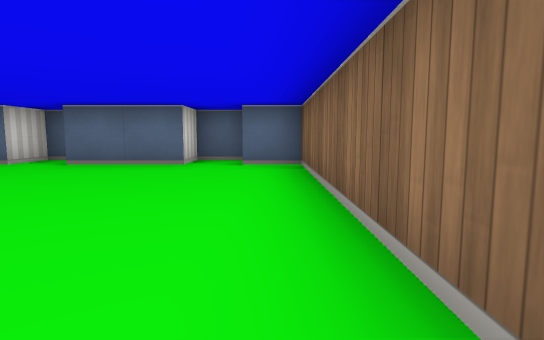
view 1 (above)

12 first-person views from a walk through a cub3D level. The camera is about half as high as the walls, tilts 6° down and sees 80° across. The floor is counted in squares. Each view is taken from the middle of a square. On the plan, view 1 faces up. The plan holds only what a view shows up to about 9 squares ahead; the rest is blank.

view 2
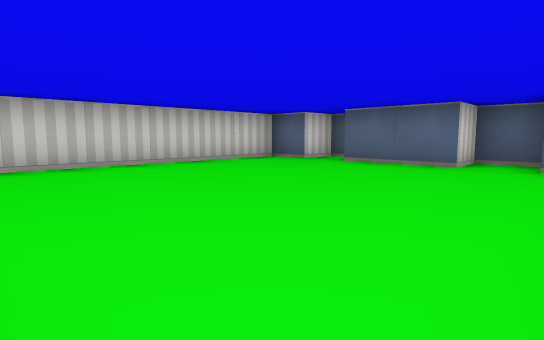

view 3
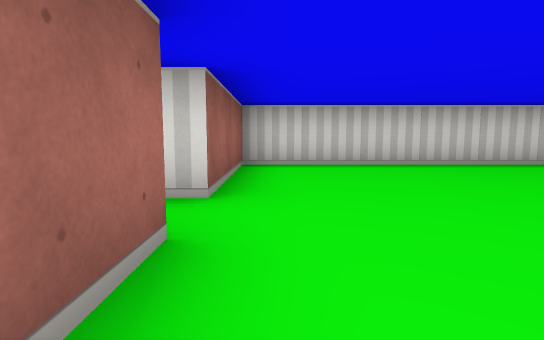

view 4
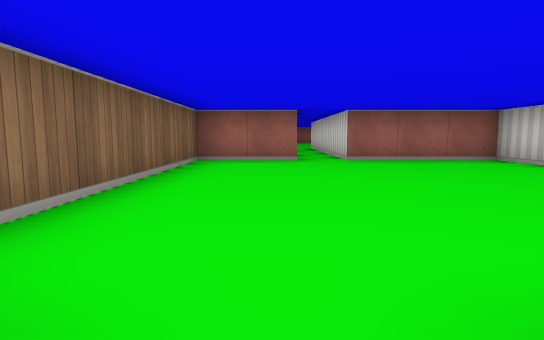

view 5
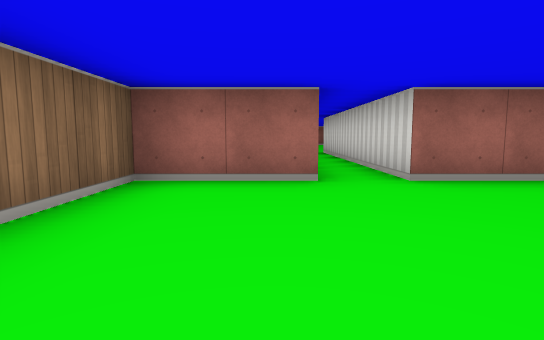

view 6
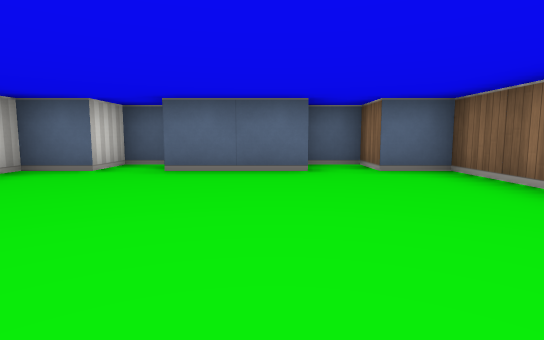

view 7
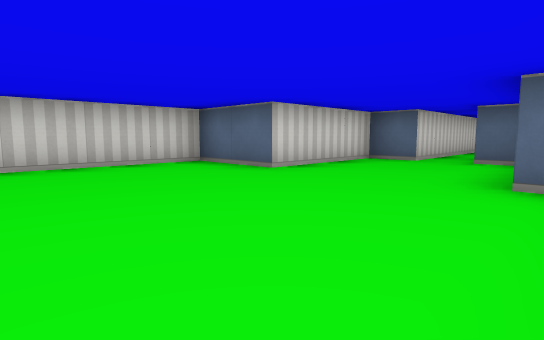

view 8
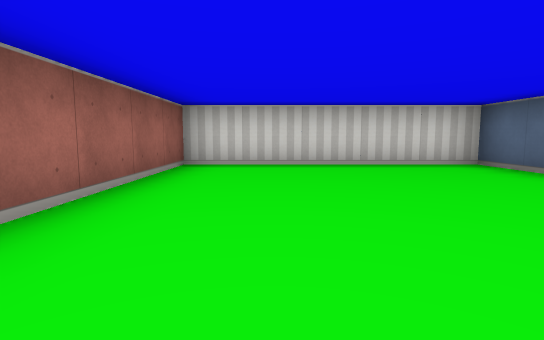

view 9
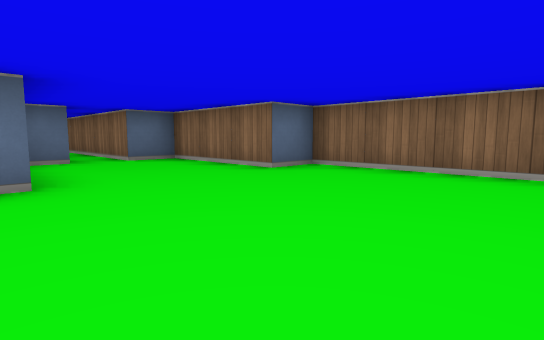

view 10
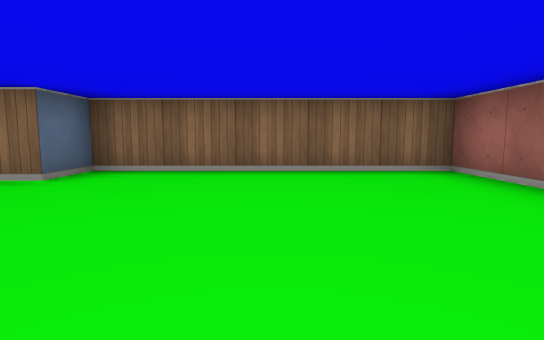

view 11
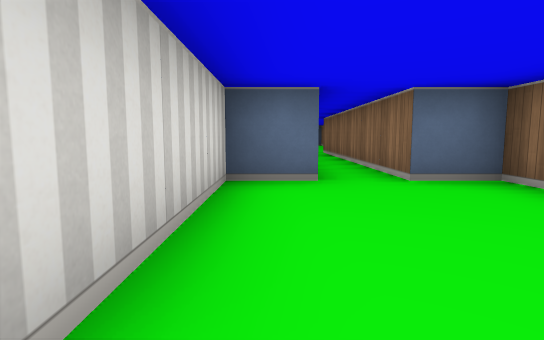

view 12
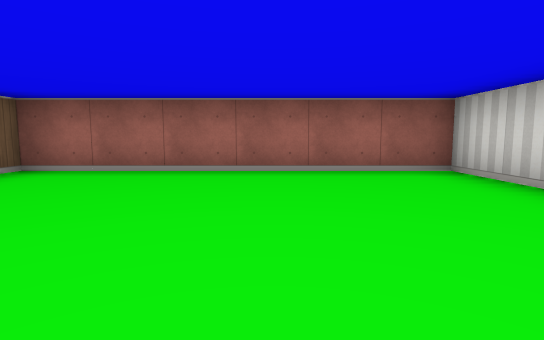

### Floor plan
Ten units are one square. View 1 is at (0, 0); x grows to the right and y downward. Boxes are objects, and circles mark ways between rooms. Rooms are numbered by the first view taken in them; rooms with no view inside come last. Other rooms are left out.
<svg viewBox="-60 -70 70 220">
<path fill="none" stroke="#000" d="M-38 -65 -45 -65 -45 -55 -55 -55 -55 5 -25 5M-16 5 5 5 5 -55 -5 -55 -5 -65 -15 -65 -15 -55 -35 -55M-25 5 -25 65 -35 65 -35 95 -55 95 -55 145 5 145 5 95 -5 95 -5 65 -15 65 -15 9"/>
<circle cx="-20" cy="0" r="3" fill="#2a7"/>
<text x="-30" y="-30">1</text>
<text x="-20" y="100">2</text>
</svg>
Room 1 opens to room 2.

Where each view was taken, in squares from view 1:
view 1: 0 up, 0 right, facing up
view 2: 0 up, 0 right, facing up-left
view 3: 0 up, 0 right, facing left
view 4: 6 up, 1 left, facing down
view 5: 3 up, 1 left, facing down
view 6: 1 up, 2 left, facing up
view 7: 13 down, 0 right, facing up-left
view 8: 13 down, 0 right, facing left
view 9: 13 down, 4 left, facing up-right
view 10: 12 down, 4 left, facing right
view 11: 10 down, 3 left, facing up
view 12: 10 down, 3 left, facing down
